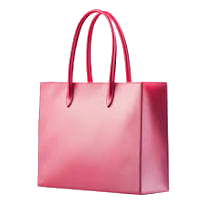
#> input picture 12.png, 204 x 204 px
$ python img.py
#> lines starting #> are read from the running program, lines starting #| are printed output that depends on the picture
import numpy as np
from PIL import Image


image_path = "12.png"

image = Image.open(image_path).convert("RGB")
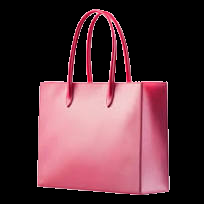
#> image: PIL image 204x204 RGB; mean R, G, B 84.1, 49.4, 56.7
array = np.array(image, dtype=np.uint8)

print("image type:" , type(image))
#| image type: <class 'PIL.Image.Image'>
print("Array type:", type(array))
#| Array type: <class 'numpy.ndarray'>
print("Array shape:", array.shape)
#| Array shape: (204, 204, 3)
print("Array size:", array.size)
#| Array size: 124848
print("Array data type:", array.dtype)
#| Array data type: uint8
print("First pixel:", array[0, 0])
#| First pixel: [0 0 0]
print("Top-left pixel:", array[0, 0])
#| Top-left pixel: [0 0 0]
print("Next pixel:", array[0, 1])
#| Next pixel: [0 0 0]
print("Next row pixel:", array[1, 0])
#| Next row pixel: [0 0 0]
print("Pixel at 10, 10:", array[10, 10])
#| Pixel at 10, 10: [0 0 0]
# image type: <class 'PIL.Image.Image'>
# Array type: <class 'numpy.ndarray'>
# Array shape: (204, 204, 3)
# Array data type: uint8
# First pixel: [0 0 0]
